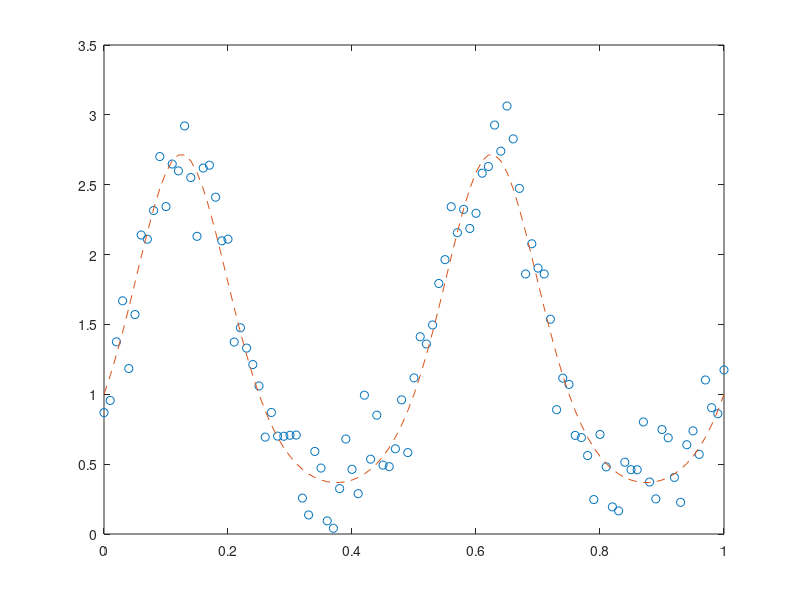

MATLAB code for this plot: (Note: this script raises an error after producing the figure.)
%  test function posfd

N = 101;

x = linspace(0,1,N)';

y0 = exp(sin(4*pi*x));

sigma = 0.2;

y = y0 + randn(N,1).*sigma;

plot(x, y, 'o', x, y0, '--')

nbasis = 13;
norder = 4;
basis  = create_bspline_basis([0,1],nbasis,norder);

basismat = getbasismatrix(x, basis);
cvec = basismat\log(y);

Wfd0 = fd(cvec, basis);

Lfd     = 2;
lambda  = 1e-5;
iterlim = 20;
conv    = 1e-4;
dbglev  = 1;

[Wfd, Fstr, iternum, iterhist] = ...
   posfd(x, y, Wfd0, Lfd, lambda, iterlim, conv, dbglev);

plot(Wfd)

Wvec = eval_fd(Wfd, x);
fdvec = eval_pos(x, Wfd);
plot(x, y, 'o', x, fdvec, 'b-', x, y0, 'g--')

Dyhat = eval_pos(x, Wfd, 1);

plot(x, Dyhat, '-')

